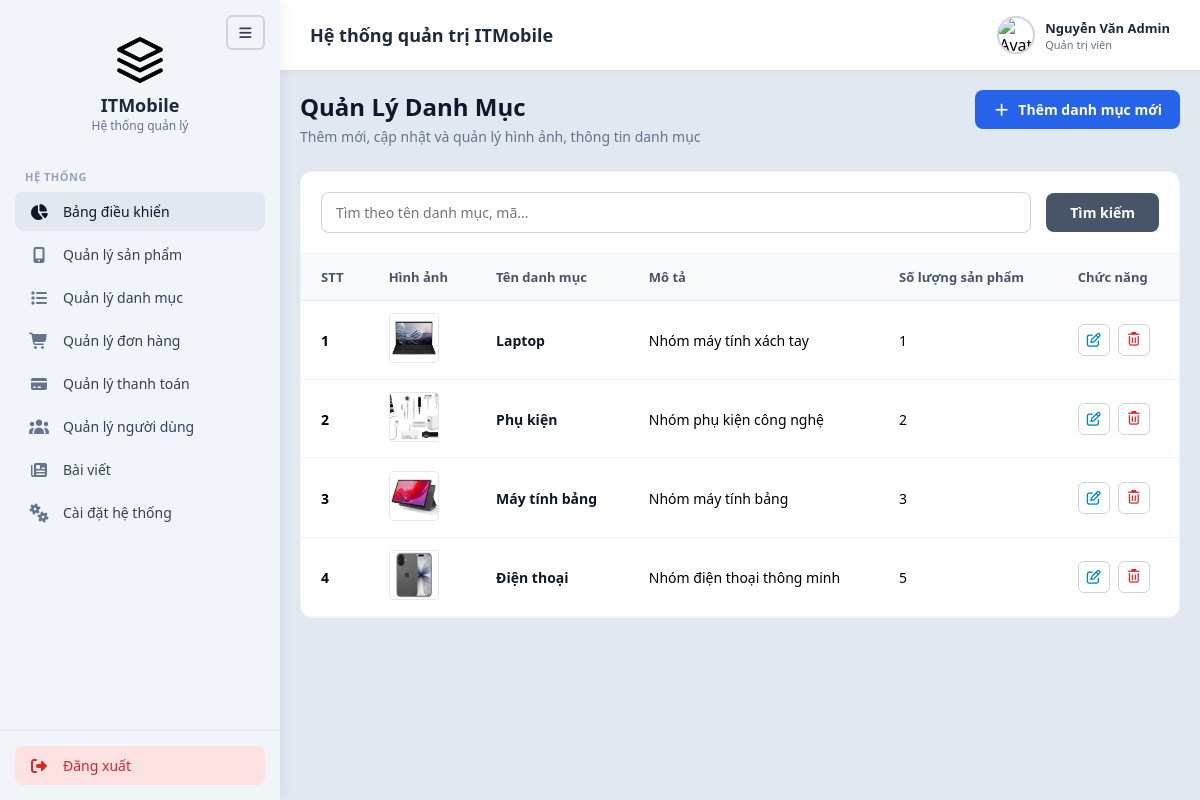
The app's page /Web_site/admin/danhsachdanhmuc.php (signed in) with its own data.
### tables this page shows
CREATE TABLE categories (
    id             INT AUTO_INCREMENT PRIMARY KEY,
    category_code  VARCHAR(20)  NOT NULL UNIQUE,          
    parent_id      INT DEFAULT NULL,
    name           VARCHAR(100) NOT NULL,
    slug           VARCHAR(100) NOT NULL UNIQUE,
    icon           VARCHAR(50),                           
    image          VARCHAR(255),                          
    description    TEXT,                                  
    sort_order     INT DEFAULT 0,
    status         TINYINT(1) DEFAULT 1,
    FOREIGN KEY (parent_id) REFERENCES categories(id) ON DELETE SET NULL
);

### Web_site/admin/xyly/xuly.php (called while the page is built, shortened)
<?php
class xuly extends csdltmdt
{
    public function xuatdulieu($sql)
    {
        $arr = array();
        $link = $this->connect();
        if ($link) {
            $result = $link->query($sql);
            if ($result && $result->num_rows > 0) {
                while ($row = $result->fetch_assoc()) {
                    $arr[] = $row;
                }
            }
        }
        return $arr;
    }
}

### Web_site/admin/danhsachdanhmuc.php (the view, shortened to what this page needs)
<?php
include("xyly/xuly.php");
$p = new xuly();
$sql = "SELECT * FROM categories WHERE 1=1";
$sql .= " ORDER BY id DESC";
$danhmuc = $p->xuatdulieu($sql);
include("includes/header.php");
include("includes/sidebar.php");
include("includes/navbar.php");
?>
<main class="main-content">
    <div class="content-card">
        <div class="page-header">
            <div class="page-title">
                <h1>Quản Lý Danh Mục</h1>
                <p>Thêm mới, cập nhật và quản lý hình ảnh, thông tin danh mục</p>
            </div>
            <a href="<?php echo BASE_URL; ?>/themdanhmuc.php" class="btn-primary" title="Thêm danh mục mới">
                <i class="fa-solid fa-plus"></i> <span>Thêm danh mục mới</span>
            </a>
        </div>
        <form method="GET" action="" class="filter-section">
            <div class="search-box" style="flex: 1;">
                <input type="text" name="search" placeholder="Tìm theo tên danh mục, mã..." value="<?php echo isset($_GET['search']) ? htmlspecialchars($_GET['search']) : ''; ?>">
            </div>
            <button type="submit" class="btn-filter">Tìm kiếm</button>
        </form>
        <div class="table-container">
            <table>
                <thead>
                    <tr>
                        <th>STT</th>
                        <th>Hình ảnh</th>
                        <th>Tên danh mục</th>
                        <th>Mô tả</th>
                        <th>Số lượng sản phẩm</th>
                        <th>Chức năng</th>
                    </tr>
                </thead>
                <tbody>
                    <?php
                    if (!empty($danhmuc)) {
                        $stt = 1;
                        foreach ($danhmuc as $row) {
                            $catId = $row['id'];
                            $countRes = $p->xuatdulieu("SELECT COUNT(*) as total FROM products WHERE category_id = '$catId'");
                            $productCount = !empty($countRes) ? $countRes[0]['total'] : 0;
                            $imageSrc = '../uploads/anhdanhmuc/' . $row['image'];
                            echo '<tr>
                                    <td><strong>' . $stt++ . '</strong></td>
                                    <td><img src="' . htmlspecialchars($imageSrc) . '" alt="Category Image" class="product-img" style="width: 50px; height: 50px; object-fit: cover; border-radius: 4px;"></td>
                                    <td><span style="font-weight: 600; color: #0f172a;">' . htmlspecialchars($row['name']) . '</span></td>
                                    <td>' . htmlspecialchars($row['description']) . '</td>
                                    <td>' . $productCount . '</td>
                                    <td>
                                        <div class="action-buttons">
                                            <a href="' . BASE_URL . '/capnhatdm.php?id=' . $row['id'] . '" class="btn-action btn-edit" title="Chỉnh sửa">
                                                <i class="fa-regular fa-pen-to-square"></i>
                                            </a>
                                            <button type="button" class="btn-action btn-delete nutxoa" title="Xóa" data-id="' . $row['id'] . '" data-name="' . htmlspecialchars($row['name']) . '">
                                                <i class="fa-regular fa-trash-can"></i>
                                            </button>
                                        </div>
                                    </td>
                                </tr>';
                        }
                    } else {
                        echo '<tr><td colspan="6" style="text-align: center; padding: 20px;">Chưa có danh mục nào.</td></tr>';
                    }
                    ?>
                </tbody>
            </table>
        </div>
    </div>
</main>
<?php
include("includes/footer.php");
?>

### Web_site/admin/assets/CSS/style.css (style rules this page uses)
* { margin: 0; padding: 0; box-sizing: border-box; font-family: 'Segoe UI', Tahoma, Geneva, Verdana, sans-serif; height: auto; }
html, body { height: auto !important; min-height: 100%; overflow-y: auto !important; overflow-x: hidden; }
body { background-color: #e2e8f0; display: flex; height: 100%; overflow: hidden; }

### Web_site/admin/assets/CSS/stylemain.css (style rules this page uses)
.main-content { padding: 20px; font-family: inherit; box-sizing: border-box; height: calc(100vh - 70px); overflow-y: auto; overflow-x: hidden; }
.page-header { display: flex; justify-content: space-between; align-items: flex-start; margin-bottom: 25px; gap: 15px; }
.page-title h1 { font-size: 24px; font-weight: 700; color: #0f172a; margin-bottom: 4px; margin-top: 0; }
.page-title p { font-size: 14px; color: #64748b; margin: 0; }
.btn-primary { background-color: #2563eb; color: white; border: none; padding: 10px 18px; border-radius: 8px; font-size: 14px; font-weight: 600; cursor: pointer; display: flex; align-items: center; gap: 8px; white-space: nowrap; text-decoration: none; }
.filter-section { background: white; padding: 20px; border-radius: 12px 12px 0 0; display: flex; gap: 15px; align-items: center; border: 1px solid #f1f5f9; border-bottom: none; flex-wrap: wrap; }
.search-box { flex: 2; min-width: 220px; }
.search-box input { width: 100%; padding: 10px 14px; border: 1px solid #cbd5e1; border-radius: 8px; font-size: 14px; outline: none; box-sizing: border-box; }
.btn-filter { background-color: #475569; color: white; border: none; padding: 10px 24px; border-radius: 8px; font-size: 14px; font-weight: 600; cursor: pointer; }
.table-container { background: white; border-radius: 0 0 12px 12px; max-height: 450px; overflow-y: auto; overflow-x: auto; border: 1px solid #f1f5f9; position: relative; -webkit-overflow-scrolling: touch; }
.table-container table { width: 100%; border-collapse: collapse; text-align: left; min-width: 750px; }
.table-container th { padding: 14px 20px; font-size: 13px; font-weight: 600; color: #475569; background-color: #f8fafc; border-bottom: 1px solid #e2e8f0; position: sticky; top: 0; z-index: 10; white-space: nowrap; }
.table-container td { padding: 12px 20px; font-size: 14px; border-bottom: 1px solid #f1f5f9; vertical-align: middle; white-space: nowrap; }
.product-img { width: 42px; height: 42px; border-radius: 8px; object-fit: cover; border: 1px solid #e2e8f0; }
.action-buttons { display: flex; gap: 8px; }
.btn-action { width: 32px; height: 32px; border-radius: 6px; border: 1px solid #cbd5e1; background: white; cursor: pointer; display: flex; align-items: center; justify-content: center; text-decoration: none; }
.btn-edit { color: #0284c7; }
.btn-delete { color: #dc2626; }

### records on screen
categories: image (picture), name "Laptop", description "Nhóm máy tính xách tay", productCount "1"
categories: image (picture), name "Phụ kiện", description "Nhóm phụ kiện công nghệ", productCount "2"
categories: image (picture), name "Máy tính bảng", description "Nhóm máy tính bảng", productCount "3"
categories: image (picture), name "Điện thoại", description "Nhóm điện thoại thông minh", productCount "5"
